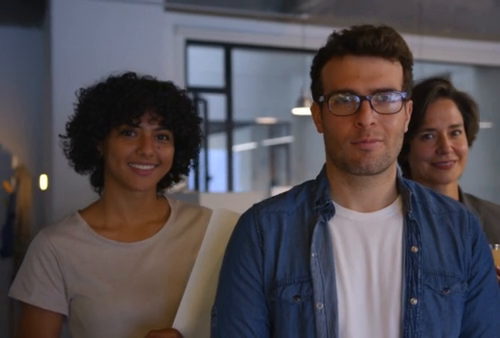
#> input picture frame 26 of assignment/pyface/code_pyface2/face_m1.mp4, 500 x 338 px, given in place of the camera
$ python ws02_step1.py
#> lines starting #> are read from the running program, lines starting #| are printed output that depends on the picture
import os
os.environ["OPENCV_VIDEOIO_MSMF_ENABLE_HW_TRANSFORMS"] = "0"

import cv2
import numpy as np
import time

cap = cv2.VideoCapture(0)
font = cv2.FONT_HERSHEY_SIMPLEX

fourcc = cv2.VideoWriter_fourcc(*'XVID')
out = cv2.VideoWriter('clip_video.avi', fourcc,30.0,(640,480))

rec = False
while cap.isOpened():
    ret, img = cap.read()
#> img is the input picture: shape (338, 500, 3); mean B, G, R 83.7, 78.1, 83.9
    img = cv2.flip(img,1)
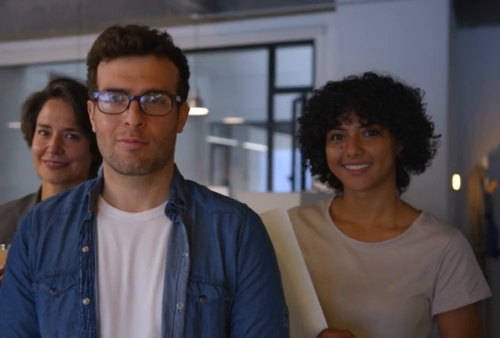
#> img: shape (338, 500, 3); mean B, G, R 83.7, 78.1, 83.9

    dt = time.localtime()
    DD = ("{:02d}".format(dt[2])+'/'+"{:02d}".format(dt[1])+'/'+"{:02d}".format(dt[0]))
    TT = ("{:02d}".format(dt[3])+':'+"{:02d}".format(dt[4])+':'+"{:02d}".format(dt[5]))

    cv2.putText(img,DD,(100,50),font,1,(0,255,0),3)
    cv2.putText(img,TT,(350,50),font,1,(0,255,255),3)
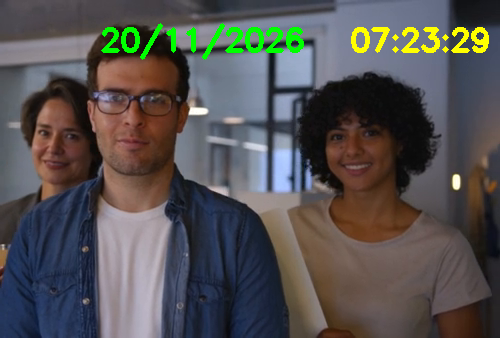
#> img: shape (338, 500, 3); mean B, G, R 81.3, 82, 84.4
    cv2.circle(img,(600,40),15,(255,255,255),-1)

    key = cv2.waitKey(1)
#> (key q is pressed here)

    if key == ord('s'):
        rec = True
        print("Start Recording")

    if rec == True:
        cv2.circle(img,(600,40),15,(0,0,255),-1)
        out.write(img)

    cv2.imshow('img', img)

    if key == ord('q'):
        print("Exit")
        break

cap.release()
out.release()
cv2.destroyAllWindows()

$ run again, starting later in the video
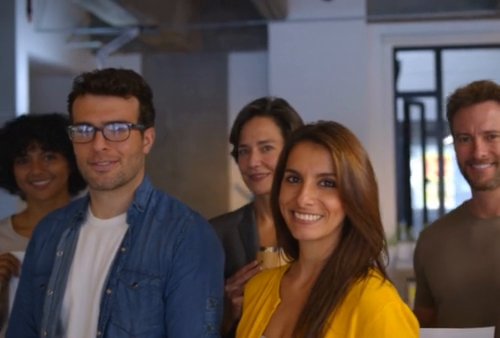
#> input picture frame 117 of assignment/pyface/code_pyface2/face_m1.mp4, 500 x 338 px, given in place of the camera
#> img is the input picture: shape (338, 500, 3); mean B, G, R 76.7, 78, 89.5
#> `img = cv2.flip(img,1)`:
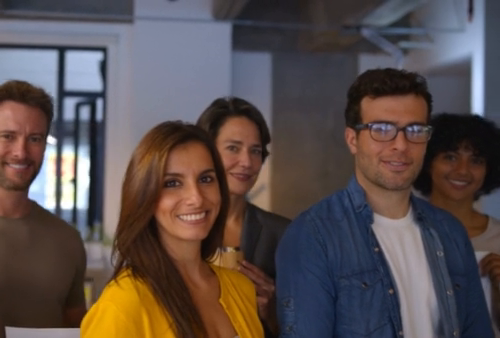
#> img: shape (338, 500, 3); mean B, G, R 76.7, 78, 89.5
#> `cv2.putText(img,TT,(350,50),font,1,(0,255,255),3)`:
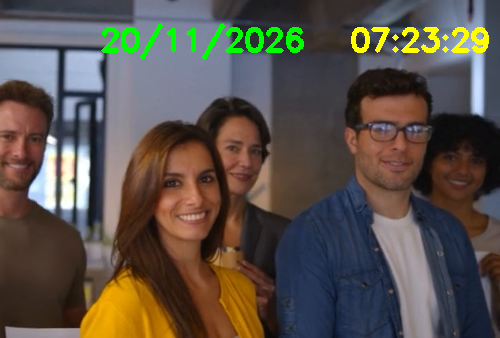
#> img: shape (338, 500, 3); mean B, G, R 74, 81.7, 89.8

$ run again, starting later in the video
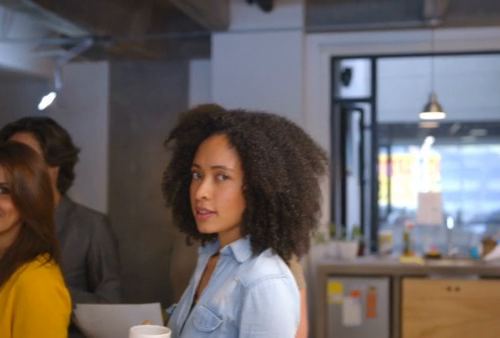
#> input picture frame 208 of assignment/pyface/code_pyface2/face_m1.mp4, 500 x 338 px, given in place of the camera
#> img is the input picture: shape (338, 500, 3); mean B, G, R 98.3, 98.6, 105.2
#> `img = cv2.flip(img,1)`:
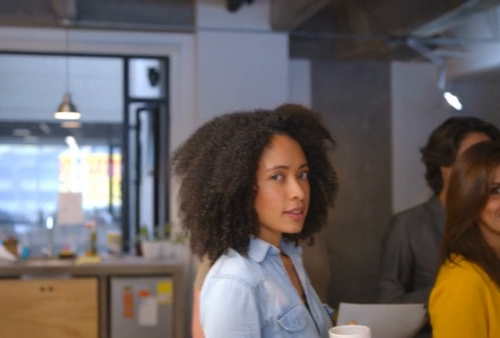
#> img: shape (338, 500, 3); mean B, G, R 98.3, 98.6, 105.2
#> `cv2.putText(img,TT,(350,50),font,1,(0,255,255),3)`:
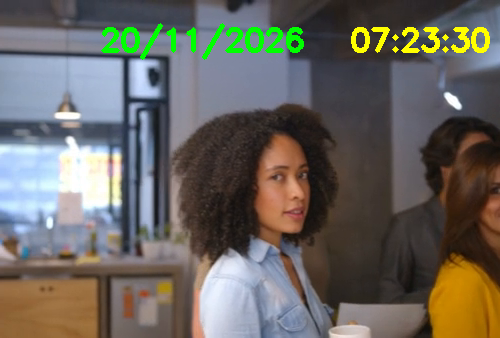
#> img: shape (338, 500, 3); mean B, G, R 95.7, 102.3, 105.5
